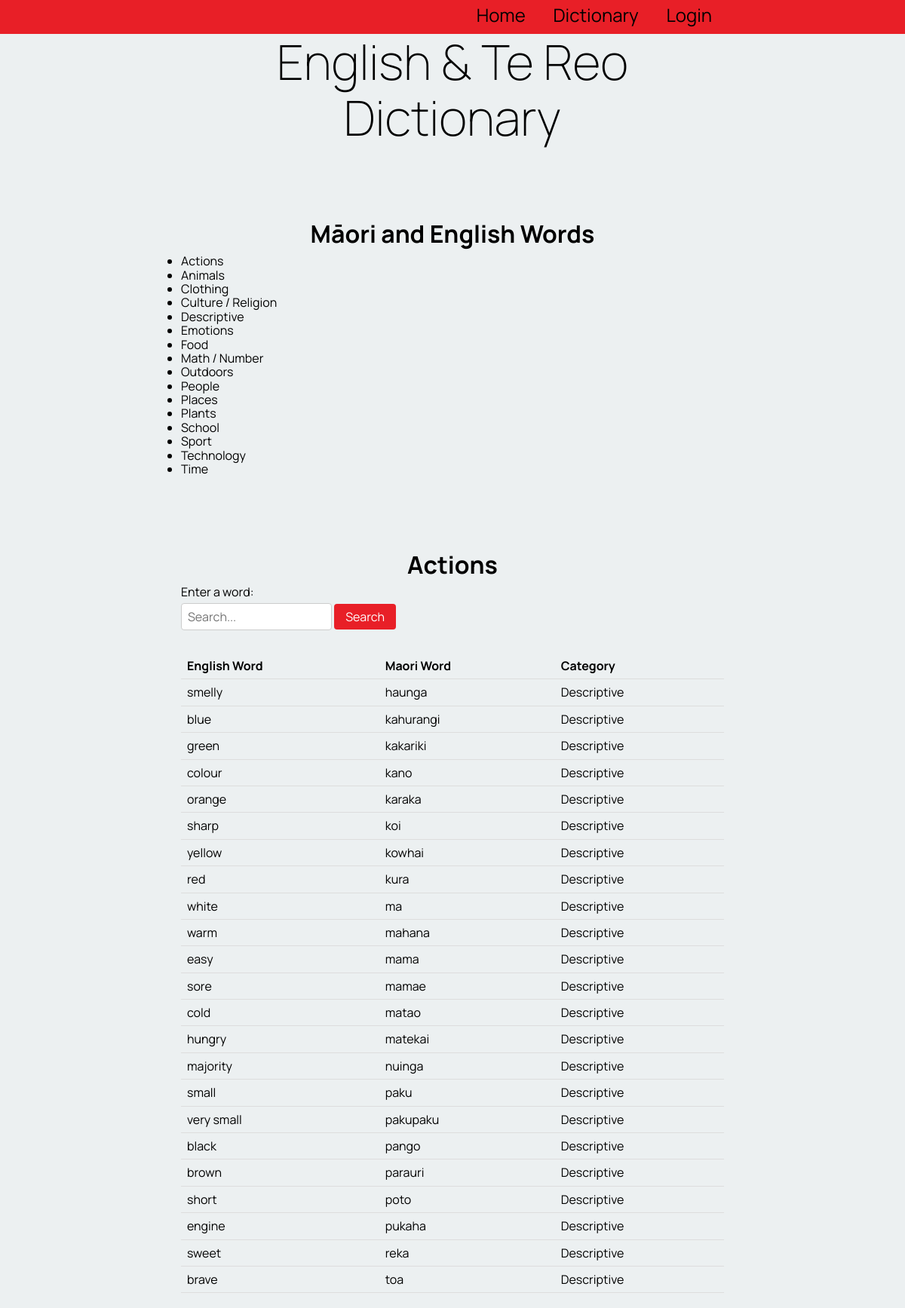
The app's page /sort_by_category/5 with its own data.
### tables this page shows
CREATE TABLE "category_table"
(
    cat_id        integer not null
        primary key autoincrement,
    category_name varchar
);

CREATE TABLE "table_word"
(
    word_id      integer not null
        primary key autoincrement,
    english_word varchar(100),
    te_reo_word  varchar(100),
    description  varchar(100),
    category     varchar(100),
    levels       varchar(100),
    user_fk      integer
        constraint table_word_table_account_id_fk
            references users_table,
    cat_fk       integer
        constraint table_word_category_table_cat_id_fk
            references category_table
, word_date varchar(100), image varchar(100));

### app.py (the view)
@app.route('/sort_by_category/<cat_id>', methods=['POST', 'GET'])  #When users click on a category it sorts the table by the category
def render_sort_by_category_page(cat_id):  #uses catgory id to sort the table
    if is_logged_in_teacher():
        print("Teacher if logged in!")
    con = create_connection(DATABASE)
    query = "SELECT cat_id, category_name FROM category_table"  #selects the category_name from table used for updating the catogory list.
    cur = con.cursor()
    cur.execute(query)
    category_list = cur.fetchall()
    cur = con.cursor()  #selects the words needed from both tables and uses inner join to combine them
    query = """SELECT word_id, english_word, te_reo_word, category_name FROM table_word INNER JOIN category_table ON table_word.cat_fk = cat_id WHERE cat_id = ?"""
    cur.execute(query, (cat_id,))
    word = cur.fetchall()
    con.close() #words is used to display the words infomation in the html code e.g te_reo_word and english_word
    return render_template('sort_by_category.html', logged_in=is_logged_in(), words=word,teacher_log=is_logged_in_teacher(), categories=category_list) #categories variable is used in the html to display new category when they get addedd

### app.py (called while the page is built)
def create_connection(db_file): #connects to the database
    try:
        connection = sqlite3.connect(db_file)
        return connection
    except Error as e:
        print(e)   #prints the error message
    return None

def is_logged_in():    #checks if the user has logged in
    if session.get("email") is None:
        print("not logged in ")
        return False
    else:
        print("logged in!")  #returns true if they are logged in
        return True

def is_logged_in_teacher():   #checks if a teacher account has logged in
        email = session.get("email")
        con = create_connection(DATABASE)
        cur = con.cursor()
        query = """SELECT is_teacher FROM users_table WHERE email = ?"""  #selects is_teacher from database
        cur.execute(query, (email, ))
        teacher = cur.fetchall()
        con.close()
        if ('yes',) in teacher:
            print("teacher logged in!")
            return True  #returns true if a teacher is logged in
        else:
            return False #if teacher is not logged in returns false

### templates/sort_by_category.html
{% extends 'base.html' %}
{% block pageheading %}Māori and English Words{% endblock %}
{% block main %}
    <ul>
        {% for catergory in categories %}
                <li>
                    <a href="/sort_by_category/{{ catergory[0] }}">{{ catergory[1] }}</a>
                </li>
        {% endfor %}
    </ul>
    <h2> Actions</h2>
    <form action="{{ url_for('render_dictionary_page', cat_id=cat_id) }}" method="GET">
        <label for="word-search">Enter a word:</label>
        <input type="text" name="search" value="{{ search_term }}" placeholder="Search...">
        <button type="submit">Search</button>
    </form>
    <table>
        <thead>
            <tr>
                <th>English Word</th>
                <th>Maori Word</th>
                <th>Category</th>
            </tr>
        </thead>
        <tbody>
            {% for word in words %}
                <tr>
                    <td><a href="/word_info/{{ word[0] }}">{{ word[1] }}</a></td>
                    <td>{{ word[2] }}</td>
                    <td>{{ word[3] }}</td>
                </tr>
            {% endfor %}
        </tbody>
    </table>
{% endblock %}

### static/style.css (style rules this page uses)
* { font-family: 'Manrope', sans-serif; padding: 0; margin: 0; box-sizing: border-box; }
body { background-color: rgba(236, 240, 241, 1.0); }
h2 { font-size: 2rem; text-align: center; margin: 0 0 0.5rem 0; padding-top: 100px; }
a, a:visited { color: rgb(0, 0, 0); text-decoration: none; }
table { width: 100%; border-collapse: collapse; margin-bottom: 20px; }
table th, table td { padding: 8px; text-align: left; border-bottom: 1px solid #ddd; }
form { margin-bottom: 20px; }
form label { display: block; margin-bottom: 5px; }
form input[type="text"] { width: 200px; padding: 8px; border: 1px solid #ccc; border-radius: 4px; margin-bottom: 10px; }
form button { padding: 8px 15px; background-color: #e81f27; color: #fff; border: none; border-radius: 4px; cursor: pointer; }

### records on screen
category_table: category_name "Actions"
category_table: category_name "Animals"
category_table: category_name "Clothing"
category_table: category_name "Culture / Religion"
category_table: category_name "Descriptive"
category_table: category_name "Emotions"
category_table: category_name "Food"
category_table: category_name "Math / Number"
category_table: category_name "Outdoors"
category_table: category_name "People"
category_table: category_name "Places"
category_table: category_name "Plants"
category_table: category_name "School"
category_table: category_name "Sport"
category_table: category_name "Technology"
category_table: category_name "Time"
table_word: english_word "smelly", te_reo_word "haunga", category_name "Descriptive"
table_word: english_word "blue", te_reo_word "kahurangi", category_name "Descriptive"
table_word: english_word "green", te_reo_word "kakariki", category_name "Descriptive"
table_word: english_word "colour", te_reo_word "kano", category_name "Descriptive"
table_word: english_word "orange", te_reo_word "karaka", category_name "Descriptive"
table_word: english_word "sharp", te_reo_word "koi", category_name "Descriptive"
table_word: english_word "yellow", te_reo_word "kowhai", category_name "Descriptive"
table_word: english_word "red", te_reo_word "kura", category_name "Descriptive"
table_word: english_word "white", te_reo_word "ma", category_name "Descriptive"
table_word: english_word "warm", te_reo_word "mahana", category_name "Descriptive"
table_word: english_word "easy", te_reo_word "mama", category_name "Descriptive"
table_word: english_word "sore", te_reo_word "mamae", category_name "Descriptive"
table_word: english_word "cold", te_reo_word "matao", category_name "Descriptive"
table_word: english_word "hungry", te_reo_word "matekai", category_name "Descriptive"
table_word: english_word "majority", te_reo_word "nuinga", category_name "Descriptive"
table_word: english_word "small", te_reo_word "paku", category_name "Descriptive"
table_word: english_word "very small", te_reo_word "pakupaku", category_name "Descriptive"
table_word: english_word "black", te_reo_word "pango", category_name "Descriptive"
table_word: english_word "brown", te_reo_word "parauri", category_name "Descriptive"
table_word: english_word "short", te_reo_word "poto", category_name "Descriptive"
table_word: english_word "engine", te_reo_word "pukaha", category_name "Descriptive"
table_word: english_word "sweet", te_reo_word "reka", category_name "Descriptive"
table_word: english_word "brave", te_reo_word "toa", category_name "Descriptive"
